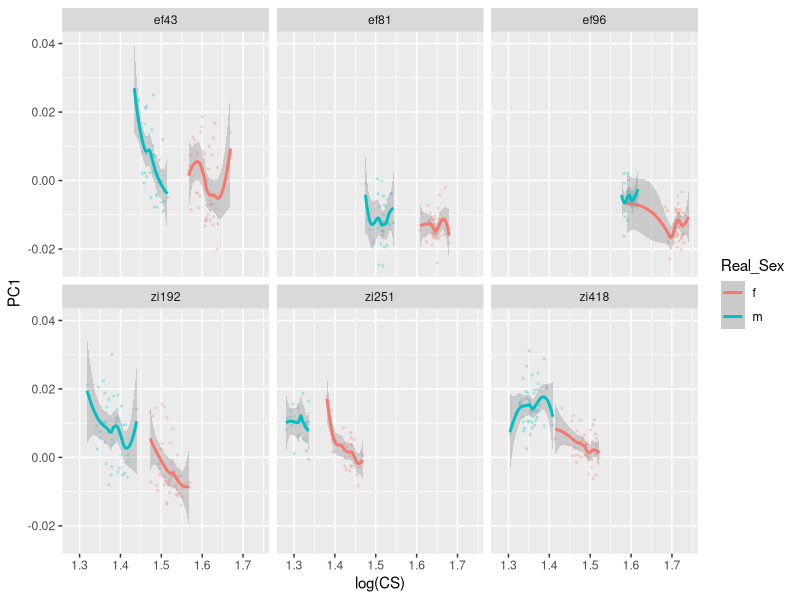

The R script that drew this image:
library(tidyverse)

wings <- read_csv("PureLines_Clean.csv")

wings$Line <- factor(wings$Line)
wings$Real_Sex <- factor(wings$Real_Sex)

## JD: Any reason you're not being "tidy"? ie., using mutate and eschewing "$"?

#for this week I want to visulize the relationship between size and shape in my data.
#first, to be able to visulize shape data, I need to do a PC decomposition


## JD, there is no wings_alt. I'll do a link, but you have to tell me if that's what you meant
wings_alt <- wings
PCs <- prcomp(wings_alt[, 6:101])
 
#adding PC values to the wings data frame 
#We keep the first 56 PCs (number of demetions in data) explains ~99.95% of varriance 
 
summary(PCs)

wings_PCs <- data.frame(wings_alt, PCs$x[,1:56]) 

#Now I will plot the wing size vs PC1. Because there is a scaling step during shape data collection, no PCs will nessisarity be assosiated with size
#Assosiation between size and shape indicates an allometric effect on wing shape 
#The vectors are going to be really short because we don't typically see a large varriation in wing size within a line 
## JD: Not clear what you mean by this, but you could get more resolution here by saying scale="free" (or something) in your facet_wrap.

#Plotting real data with a trendline
#if anything, these realationships look hypoallometric 
## JD: Can you explain "hypoallometric"?
## JD: What is "real" about Real_Sex? Should it be called sex?

ggplot(wings_PCs, aes(x = log(CS), y = PC1, color = Real_Sex)) + 
  geom_point(alpha = 0.2, size = 0.5) +
  geom_smooth() +
  facet_wrap(~Line)

## JD: You really only did one thing, plus a facet_wrap.
## Grade: good (2/3)
